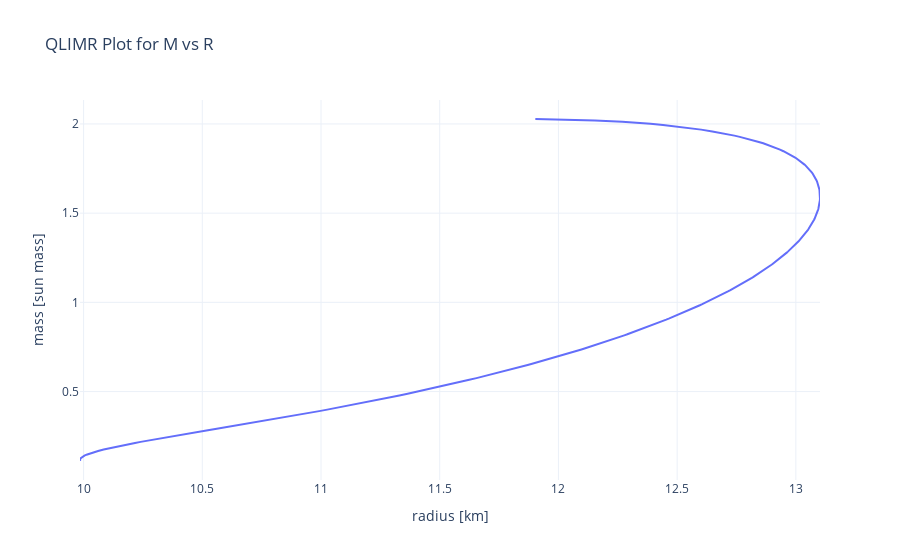

Write notebook code for a chart like this one.
### Markdown cell above
### $2D \, EOS \rightarrow \, Lepton → QLIMR$

### Code cell
plot_QLIMR_observables(jobs[0]['observables'], 'R', 'M')

### Figure 1 — Plotly figure (JSON) as saved in the notebook; plotly's stock layout.template omitted (floating-point values rounded to 4 significant figures; data arrays with more than 128 entries replaced by an {"elided": "..."} marker saying what was removed)
{"data": [{"mode": "lines", "name": "M vs R", "type": "scatter", "x": {"elided": "292 float values"}, "y": {"elided": "292 float values"}}], "layout": {"hovermode": "closest", "title": {"text": "QLIMR Plot for M vs R"}, "xaxis": {"title": {"text": "radius [km]"}}, "yaxis": {"title": {"text": "mass [sun mass]"}}}}
